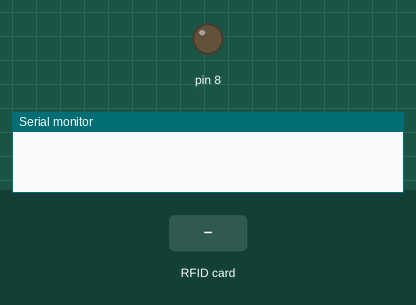
Bench run of a sketch on a simulated Arduino Uno, built with avr-gcc and run on an emulated ATmega328P. Parts: output pins drawn as LEDs (lit = HIGH), the last lines printed to the serial monitor. The test bench sets the inputs (shaded band). Pins used as bus, display or sensor lines are not drawn.

Above: at 1.2 s.
1.3 s: RFID card 5A 5B CB 6A held to the reader
At 2.2 s:
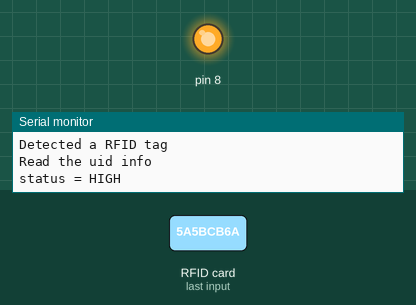
2.8 s: RFID card 5E 7A 19 C4 held to the reader
At 3.6 s:
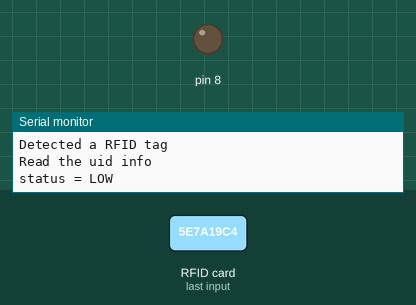
Timing chart, 0 to 5.8 s (numbered marks = the images above; inputs shaded):
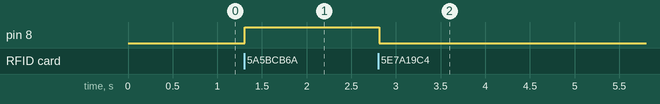

The sketch:

test_RFID.ino
```cpp
/*
 *
 * Typical pin layout used:
 * -----------------------------------------------------------------------------------------
 *             MFRC522      Arduino       Arduino   Arduino    Arduino          Arduino
 *             Reader/PCD   Uno/101       Mega      Nano v3    Leonardo/Micro   Pro Micro
 * Signal      Pin          Pin           Pin       Pin        Pin              Pin
 * -----------------------------------------------------------------------------------------
 * RST/Reset   RST          9             5         D9         RESET/ICSP-5     RST
 * SPI SS      SDA(SS)      10            53        D10        10               10
 * SPI MOSI    MOSI         11 / ICSP-4   51        D11        ICSP-4           16
 * SPI MISO    MISO         12 / ICSP-1   50        D12        ICSP-1           14
 * SPI SCK     SCK          13 / ICSP-3   52        D13        ICSP-3           15
 */

#include <SPI.h>
#include <MFRC522.h>

#define RST_PIN         9          // Configurable, see typical pin layout above
#define SS_PIN          10         // Configurable, see typical pin layout above


static byte BADGE1_UID[4] = {0x5A, 0x5B, 0xCB, 0x6A};
//#define CARD1_UID 0x2A375DBD


MFRC522 mfrc522(SS_PIN, RST_PIN);  // Create MFRC522 instance

int status = LOW;
bool led_status = LOW;

void setup() {
  Serial.begin(9600);   // Initialize serial communications with the PC
  while (!Serial);    // Do nothing if no serial port is opened (added for Arduinos based on ATMEGA32U4)
  SPI.begin();      // Init SPI bus
  mfrc522.PCD_Init();   // Init MFRC522
  //delay(4);       // Optional delay. Some board do need more time after init to be ready, see Readme
  //mfrc522.PCD_DumpVersionToSerial();  // Show details of PCD - MFRC522 Card Reader details
  //Serial.println(F("Scan PICC to see UID, SAK, type, and data blocks..."));
  pinMode(8, OUTPUT);
}

bool is_badge_uid(MFRC522::Uid a)
{
  int i;
  if (a.size == 4) {
    for (i = 0 ; i < 4; i++) {
      if (a.uidByte[i] != BADGE1_UID[i])
        return false;
    }
  }
  return true;
}

void loop() {
  // Reset the loop if no new card present on the sensor/reader. This saves the entire process when idle.
  if (mfrc522.PICC_IsNewCardPresent()) {
    Serial.println("Detected a RFID tag");
    if (mfrc522.PICC_ReadCardSerial()) {
      Serial.println("Read the uid info");
      if (is_badge_uid(mfrc522.uid)){
        status = HIGH;
        Serial.println("status = HIGH");
      }
      else {
        Serial.println("status = LOW");
        status = LOW;
      }
    }
  }
  digitalWrite(8 , status);
  /*
  if (status) {
    if (timer - last_time >  BLINKING_TIME) {
      digitalWrite(8, led_status);
    }
  }*/
  // Dump debug info about the card; PICC_HaltA() is automatically called
  //mfrc522.PICC_DumpToSerial(&(mfrc522.uid));
}
```

Measured:
- after the input at 1.3 s, pin 8: LOW → HIGH at once
- after the input at 2.8 s, pin 8: HIGH → LOW at once
